Frame 1 (no input): blank canvas, image omitted
Frame 60 (the mouse pressed at the canvas centre just before this capture): blank canvas, image omitted
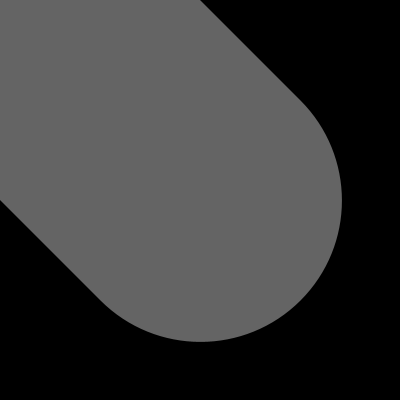
Frame 120 (the mouse held since frame 60 and released just before this capture)

The Processing sketch whose frames 1 and 60 were blank and that drew this single picture after the mouse press (run headless with seeded random() and noise(); from frame 60 on, the mouse is pressed at the canvas centre):

// Processing sketch: pMouse_2
// ── pMouse_2.pde
float w = 0; //este lo usaremos para determinar grosor o "weight"

void setup(){
  size(400,400);
  smooth();
  background(0);
}

void draw(){
  stroke(255,100);
  
  w = dist(mouseX, mouseY, pmouseX, pmouseY);
  strokeWeight(w);
  line(mouseX, mouseY, pmouseX, pmouseY);
}
